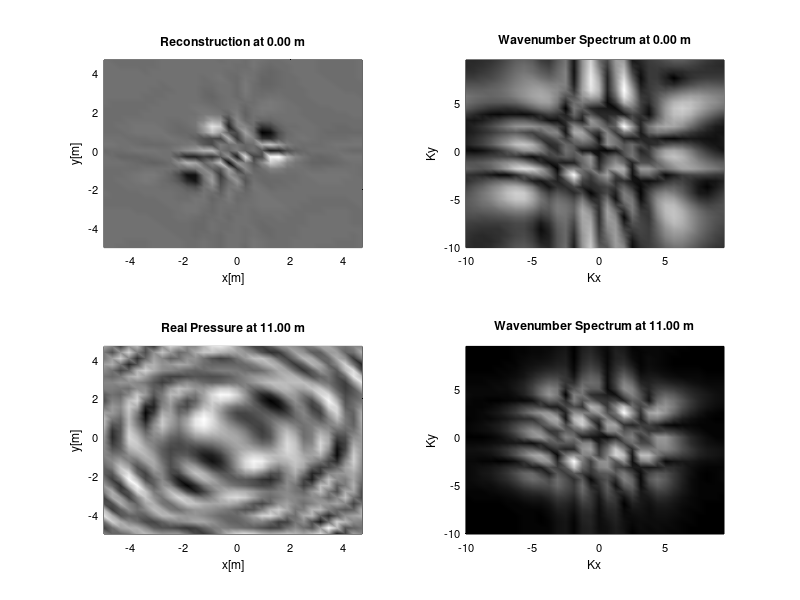
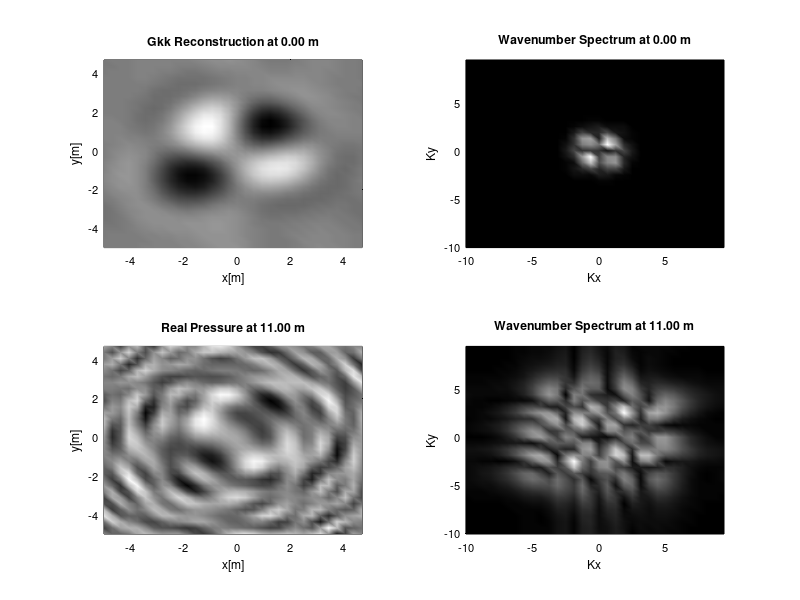

The MATLAB script that drew these images, in order:
% point source field planes
% reconstruction of quadrapole field at z1
% from measurement at z2
% transfer fcn method
% fig2 has theory method

f=750;
c=344;
k=2*pi*f/c;

z1=.001;	% field planes
z2=11;

xwidth=10;
ywidth=10;
npts=32;
dx=xwidth/npts;
dy=ywidth/npts;

% plane grid
[X Y]=meshgrid(-xwidth/2:dx:xwidth/2-dx,-ywidth/2:dy:ywidth/2-dy);

R1=(z1^2 + X.^2 + Y.^2).^.5;	% ranges to x-y grid at z1
R2=(z2^2 + X.^2 + Y.^2).^.5;

j=sqrt(-1);
P1=exp(-j.*k.*R1)./(4.*pi.*R1);	% complex field on plane 1
P2=exp(-j.*k.*R2)./(4.*pi.*R2);


% wavenumber params
kxs=npts/xwidth;
kys=npts/ywidth;
dkx=2*pi*kxs/npts;
dky=2*pi*kys/npts;

[KX KY]=meshgrid(-pi*kxs:dkx:pi*kxs-dkx,-pi*kys:dky:pi*kys-dky);

P1F=fftshift(fft2(P1));
P2F=fftshift(fft2(P2));

% point source transfer function
HF=P1F./P2F;	

% quadrapole sources
xqp=[1.2 -1 -1.8 1.5];
yqp=[1 1.3 -1.5 -.5];
pzq=[pi 0 pi 0];

QP1=zeros(size(P1));	% actual field
QP2=zeros(size(P2));	% measurement field
RQP1=zeros(size(P1));	% reconstructed field

for n=1:4,
	R1=(z1^2 + (X-xqp(n)).^2 + (Y-yqp(n)).^2).^.5;
	R2=(z2^2 + (X-xqp(n)).^2 + (Y-yqp(n)).^2).^.5;

	QP1=QP1+exp(j*pzq(n)).*exp(-j.*k.*R1)./(4.*pi.*R1);
	QP2=QP2+exp(j*pzq(n)).*exp(-j.*k.*R2)./(4.*pi.*R2);
end;

QP2F=fftshift(fft2(QP2));	% measuremnt wavenumber field

QP1F=HF.*QP2F;	% reconstruction
RQP1=ifft2(fftshift(QP1F));



% check
figure(1);

set(gcf,'color','w');

title1=sprintf('Real Pressure at %.2f m',z2);
subplot(2,2,3),pcolor(X,Y,real(QP2));
%axis([-6 6 -6 6]);
set(gca,'color','w');
set(gca,'xcolor','k');
set(gca,'ycolor','k');
set(gca,'fontsize',8);
colormap(gray);
shading interp;
title(title1,'color','k');
xlabel('x[m]','color','k');
ylabel('y[m]','color','k');

title2=sprintf('Reconstruction at %.2f m',z1);
subplot(2,2,1),pcolor(X,Y,real(RQP1));
%axis([-6 6 -6 6]);
set(gca,'color','w');
set(gca,'xcolor','k');
set(gca,'ycolor','k');
set(gca,'fontsize',8);
shading interp;
title(title2,'color','k');
xlabel('x[m]','color','k');
ylabel('y[m]','color','k');

title3=sprintf('Wavenumber Spectrum at %.2f m',z2);
subplot(2,2,4),pcolor(KX,KY,abs(QP2F));
%axis([-15 15 -15 15]);
set(gca,'color','w');
set(gca,'xcolor','k');
set(gca,'ycolor','k');
set(gca,'fontsize',8);
colormap(gray);
shading interp;
title(title3,'color','k');
xlabel('Kx','color','k');
ylabel('Ky','color','k');

title4=sprintf('Wavenumber Spectrum at %.2f m',z1);
subplot(2,2,2),pcolor(KX,KY,abs(QP1F));
%axis([-15 15 -15 15]);
set(gca,'color','w');
set(gca,'xcolor','k');
set(gca,'ycolor','k');
set(gca,'fontsize',8);
colormap(gray);
shading interp;
title(title4,'color','k');
xlabel('Kx','color','k');
ylabel('Ky','color','k');


% Ok Earl's theory

d=z2-z1;
dK=(-(k^2).*ones(size(KX)) + KX.^2 + KY.^2).^.5;	% inverse needed
Gkk=exp(-j.*d.*dK);
	

QP1FTH=QP2F.*Gkk;	% reconstruction
RQP1TH=ifft2(fftshift(QP1FTH));

% check
figure(2);

set(gcf,'color','w');

title1=sprintf('Real Pressure at %.2f m',z2);
subplot(2,2,3),pcolor(X,Y,real(QP2));
%axis([-6 6 -6 6]);
set(gca,'color','w');
set(gca,'xcolor','k');
set(gca,'ycolor','k');
set(gca,'fontsize',8);
colormap(gray);
shading interp;
title(title1,'color','k');
xlabel('x[m]','color','k');
ylabel('y[m]','color','k');

title2=sprintf('Gkk Reconstruction at %.2f m',z1);
subplot(2,2,1),pcolor(X,Y,real(RQP1TH));
%axis([-6 6 -6 6]);
set(gca,'color','w');
set(gca,'xcolor','k');
set(gca,'ycolor','k');
set(gca,'fontsize',8);
shading interp;
title(title2,'color','k');
xlabel('x[m]','color','k');
ylabel('y[m]','color','k');

title3=sprintf('Wavenumber Spectrum at %.2f m',z2);
subplot(2,2,4),pcolor(KX,KY,abs(QP2F));
%axis([-15 15 -15 15]);
set(gca,'color','w');
set(gca,'xcolor','k');
set(gca,'ycolor','k');
set(gca,'fontsize',8);
colormap(gray);
shading interp;
title(title3,'color','k');
xlabel('Kx','color','k');
ylabel('Ky','color','k');

title4=sprintf('Wavenumber Spectrum at %.2f m',z1);
subplot(2,2,2),pcolor(KX,KY,abs(QP1FTH));
%axis([-15 15 -15 15]);
set(gca,'color','w');
set(gca,'xcolor','k');
set(gca,'ycolor','k');
set(gca,'fontsize',8);
colormap(gray);
shading interp;
title(title4,'color','k');
xlabel('Kx','color','k');
ylabel('Ky','color','k');
